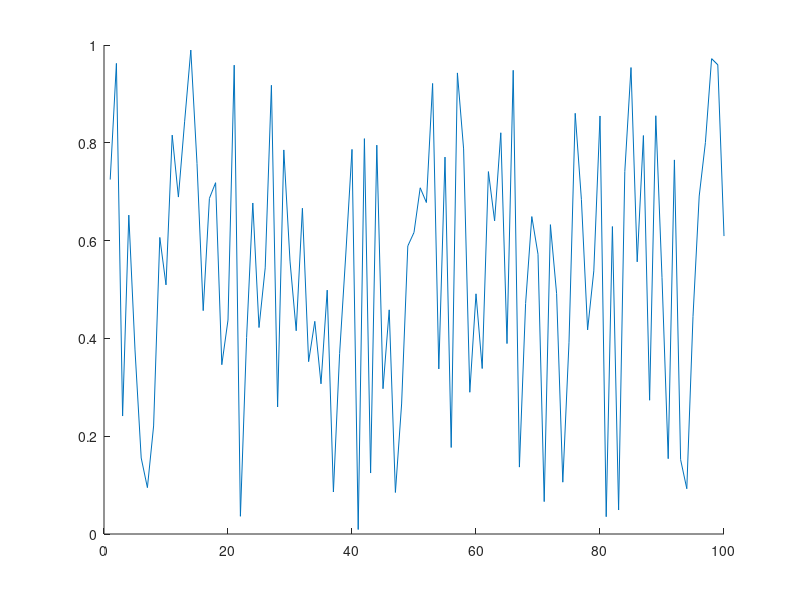

Recreate this plot in MATLAB. (Note: this script raises an error after producing the figure.)
clc
close all
clear

if isfolder('pics') == 0
    mkdir('pics')
end

x = 1:100;
y = rand(100,1);
idxmin = find(y == max(y));
idxmax = find(y == min(y));
txt = ['\leftarrow y = ',int2str(max(y))];
hold on
plot(x,y)
plot(x,y,'o','MarkerIndices',[idxmin idxmax],'MarkerFaceColor','red','MarkerSize',5)
t = text(idxmax,y(idxmax),txt);
t.Color = [153/255 153/255 255/255];
hold off
legend('random plot [0:1]');
print -dpng ./pics/test.png
close
%% testing plot function
clc

x = [0:0.01:2*pi];
y = sin(x);
yCmp = cos(x);
string = 'My test plot';
p_title = 'test_print';
t="";

% test = myplot(x,y,string,p_title);
test2 = superplot(x,y,'plotName',"My super plot",'figureName',"super_plot");
test3 = superplot(x,y,'cmpYLegend',"cos(x)",'figureName',"cosxVsSinx",'cmpY',yCmp,'yLegend',"sin(x)",'yName',"Amplitude",'xName',"Samples NOT normalized to 2\pi", ...
    'plotName',"Plotting cos(x) against sin(x)");
close(test2);
close(test3);
test4 = superplot(x,y);

testV = ones(1,1);
testV(2) = 5;

%% testing MER loop
clear
clc
close all

% Constants are double-precision by default
vec = [61 69];

idx = 1;
for i = 50:200
    if ( rem((i-1)/4,1)==0 )
        validLen(idx) = i;
        idx = idx+1;
    end
end

% for i
    
% for i = vec(1):0.01:vec(1)
%     fprintf("i is %d coefficients\n",i);
% end
    
% for i = 0:2:10
%     fprintf("i SHOULD be EVEN and is %d\n",i);
% end

%coefficients have to be even and divisible by span w/no remainder LOOK
%INTO THIS
%beta MUST be greater than 0
test = MER_opt('Nsps',4,'numCoeffs',vec,'betaTX',[0.01 0.01 0.05],'betaRCV',[0.12 0.01 0.12]);
